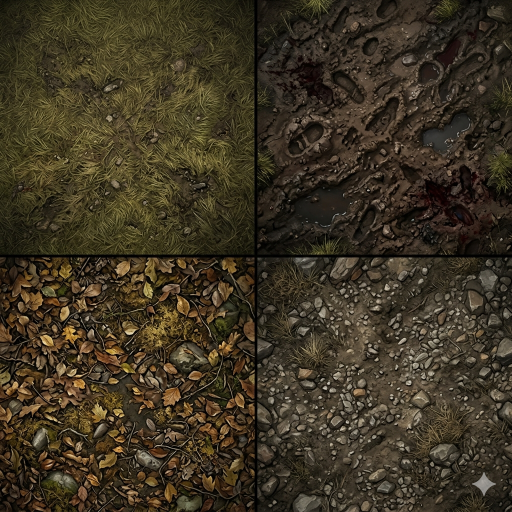
#> input picture assets/terrain/ai_raw/terrain_4grid.png, 1024 x 1024 px (shown at 1/2 size)
$ python process_ai_terrain.py
#> lines starting #> are read from the running program, lines starting #| are printed output that depends on the picture
#!/usr/bin/env python3
"""
process_ai_terrain.py — 把 AI 生成的 4-grid 战场地形拼图切分并加工成 hex tile

输入：assets/terrain/ai_raw/terrain_4grid.png
        2×2 拼图，4 个象限分别是：
        左上 grass / 右上 dirt
        左下 leaf  / 右下 rocky

输出：assets/terrain/ai/
        grass_0..2.png       (3 张草地变体)
        dirt_0..2.png        (3 张泥地变体)
        leaf_0..2.png        (3 张枯叶变体)
        rocky_0..2.png       (3 张石砾变体)

每张输出：144×144 RGBA，pointy-top hex 形状（外接圆半径 72px），
        其余区域透明，hex 边缘有 1-2px 抗锯齿羽化。

加工管线（每个象限）：
  1) 从象限图 (≥512×512) 中随机选 3 个 256×256 子区域（保持画面有变化）
     不同子区域之间至少错开 60px，避免重复
  2) 每个子区域：旋转 / 翻转 一次随机变换（增加视觉差异）
  3) 应用色调微扰动（HSV 各 ±5%），让 3 个变体看起来"不是同一张"
  4) 缩放到 144×144（Lanczos）
  5) 应用 hex mask（pointy-top，144×144 内一个外接圆=72px 的 hex）
     边缘 1.5px alpha 渐变（消除毛边）
  6) 整体微调对比/锐化，保留细节
"""
import os
import sys
import math
import random
from PIL import Image, ImageDraw, ImageFilter, ImageEnhance, ImageOps

ROOT = os.path.dirname(os.path.dirname(os.path.dirname(os.path.abspath(__file__))))
SRC_PATH = os.path.join(ROOT, "assets", "terrain", "ai_raw", "terrain_4grid.png")
OUT_DIR = os.path.join(ROOT, "assets", "terrain", "ai")

VARIANTS_PER_BIOME = 3      # 每种地形输出几张变体
TILE_SIZE = 144             # 输出尺寸（2×72：高分辨率 hex，HexGrid 以 0.5 缩放绘制保持锐利）
                            # 也可改为 72 直接匹配 HEX_SIZE=36，但放大会糊；用 144 + 缩放显示更清晰
SUB_SIZE = 256              # 从象限里随机裁出的子区域大小

# 4 象限 → biome 名映射
QUADRANTS = {
    "grass": (0, 0),    # (col, row) in 2×2
    "dirt":  (1, 0),
    "leaf":  (0, 1),
    "rocky": (1, 1),
}

SEED = 20260531


def _build_hex_mask(size: int) -> Image.Image:
    """生成 pointy-top hex mask。
    边缘几乎不羽化（仅 0.4px 防锯齿），保证相邻 hex 拼接时**没有暗缝**。
    """
    mask = Image.new("L", (size, size), 0)
    draw = ImageDraw.Draw(mask)
    cx = size / 2.0
    cy = size / 2.0
    # 外接圆半径稍微外扩（+0.5px），让相邻 hex 共享 1px 重叠 → 无缝
    r = size / 2.0 + 0.5
    pts = []
    for i in range(6):
        ang_deg = 60.0 * i - 30.0   # pointy-top
        ang = math.radians(ang_deg)
        pts.append((cx + r * math.cos(ang), cy + r * math.sin(ang)))
    draw.polygon(pts, fill=255)
    # 极小高斯（0.4px）只为了消锯齿，不羽化 alpha
    mask = mask.filter(ImageFilter.GaussianBlur(radius=0.4))
    return mask


def _flatten_lighting(img: Image.Image) -> Image.Image:
    """
    去除"中心暗 / 角落亮"的辐射性光照渐变。

    原理：用大尺度 Gaussian blur 估计画面的低频亮度场（即"光照"），
    然后用原图除以这个场，得到亮度均匀的"反照率"图。

    这样裁出来每张 tile 内部都没有"中心暗辐射"，相邻 hex 拼接时不会出现网格状视觉边界。
    """
    import numpy as np
    rgb = np.asarray(img.convert("RGB"), dtype=np.float32) / 255.0
    # 估计亮度场：转灰度大幅模糊（核约图宽 1/4）
    blur_radius = max(img.size) * 0.25
    light = img.convert("L").filter(ImageFilter.GaussianBlur(radius=blur_radius))
    light_arr = np.asarray(light, dtype=np.float32) / 255.0
    light_arr = np.clip(light_arr, 0.15, 1.0)   # 防除 0
    # 目标平均亮度（原图灰度均值）
    target = float(np.asarray(img.convert("L"), dtype=np.float32).mean()) / 255.0
    # 每像素 = rgb * (target / light)
    factor = (target / light_arr)[:, :, None]
    out = rgb * factor
    out = np.clip(out, 0.0, 1.0)
    return Image.fromarray((out * 255.0).astype("uint8"), "RGB")


def _crop_random_subregion(quadrant_img: Image.Image, rng: random.Random,
                           used_centers: list) -> Image.Image:
    """
    从象限图随机裁一块 SUB_SIZE×SUB_SIZE 区域，保证与已有裁切中心至少错开 60px。
    """
    qw, qh = quadrant_img.size
    if qw < SUB_SIZE or qh < SUB_SIZE:
        # 象限太小，直接返回 resize 后的整张
        return quadrant_img.resize((SUB_SIZE, SUB_SIZE), Image.LANCZOS)
    for _ in range(40):
        cx = rng.randint(SUB_SIZE // 2, qw - SUB_SIZE // 2)
        cy = rng.randint(SUB_SIZE // 2, qh - SUB_SIZE // 2)
        ok = True
        for (ux, uy) in used_centers:
            if (cx - ux) ** 2 + (cy - uy) ** 2 < 60 * 60:
                ok = False
                break
        if ok:
            used_centers.append((cx, cy))
            return quadrant_img.crop((
                cx - SUB_SIZE // 2, cy - SUB_SIZE // 2,
                cx + SUB_SIZE // 2, cy + SUB_SIZE // 2,
            ))
    # 多次失败，随便返回一个
    cx = rng.randint(SUB_SIZE // 2, qw - SUB_SIZE // 2)
    cy = rng.randint(SUB_SIZE // 2, qh - SUB_SIZE // 2)
    used_centers.append((cx, cy))
    return quadrant_img.crop((
        cx - SUB_SIZE // 2, cy - SUB_SIZE // 2,
        cx + SUB_SIZE // 2, cy + SUB_SIZE // 2,
    ))


def _rand_transform(img: Image.Image, rng: random.Random) -> Image.Image:
    """随机旋转 0/90/180/270 + 50% 概率水平翻转"""
    rot = rng.choice([0, 90, 180, 270])
    if rot:
        img = img.rotate(rot, expand=False)
    if rng.random() < 0.5:
        img = ImageOps.mirror(img)
    return img


def _color_jitter(img: Image.Image, rng: random.Random) -> Image.Image:
    """色调微扰：亮度/饱和/对比度各 ±8%"""
    img = ImageEnhance.Brightness(img).enhance(1.0 + rng.uniform(-0.08, 0.08))
    img = ImageEnhance.Color(img).enhance(1.0 + rng.uniform(-0.08, 0.08))
    img = ImageEnhance.Contrast(img).enhance(1.0 + rng.uniform(-0.08, 0.08))
    return img


def _process_one_tile(sub: Image.Image, hex_mask: Image.Image,
                      rng: random.Random) -> Image.Image:
    """SUB_SIZE 子图 → 144×144 hex RGBA tile"""
    # 1) 随机变换（增加视觉差异）
    sub = _rand_transform(sub, rng)
    # 2) 色调微扰
    sub = _color_jitter(sub, rng)
    # 3) 缩放到 TILE_SIZE
    sub = sub.resize((TILE_SIZE, TILE_SIZE), Image.LANCZOS)
    # 4) 轻微锐化以保留细节（缩放往往会糊化）
    sub = sub.filter(ImageFilter.UnsharpMask(radius=1.0, percent=80, threshold=2))
    # 5) 转 RGBA + 应用 hex mask
    if sub.mode != "RGBA":
        sub = sub.convert("RGBA")
    out = Image.new("RGBA", (TILE_SIZE, TILE_SIZE), (0, 0, 0, 0))
    out.paste(sub, (0, 0), mask=hex_mask)
    return out


def main() -> int:
    if not os.path.exists(SRC_PATH):
        print(f"[ERR] 原图不存在: {SRC_PATH}", file=sys.stderr)
        print(f"     请先把 4-grid 拼图保存到该路径", file=sys.stderr)
        return 1
    src = Image.open(SRC_PATH).convert("RGB")
#> src is the input picture: PIL image 1024x1024 RGB; mean R, G, B 61.5, 52.5, 35.2
    sw, sh = src.size
#> sw = 1024; sh = 1024
    print(f"[input] {SRC_PATH}  {sw}×{sh}")
#| [input] assets/terrain/ai_raw/terrain_4grid.png  1024×1024

    # 切成 4 象限，并对每个象限做"亮度均衡"
    # （AI 生成图常有"中心暗 / 边缘亮"的辐射光照，会让 hex tile 拼接时显出网格）
    half_w, half_h = sw // 2, sh // 2
#> half_w = 512; half_h = 512
    quadrants = {}
    for name, (col, row) in QUADRANTS.items():
        x0 = col * half_w
        y0 = row * half_h
        quad = src.crop((x0, y0, x0 + half_w, y0 + half_h))
        quad = _flatten_lighting(quad)
        quadrants[name] = quad
#> this loop made 4 passes
#> target in _flatten_lighting on passes 1 to 4: 0.227, 0.156, 0.215, 0.236
#> pass 1, in main, `quad = src.crop((x0, y0, x0 + half_w, y0 + half_h))`:
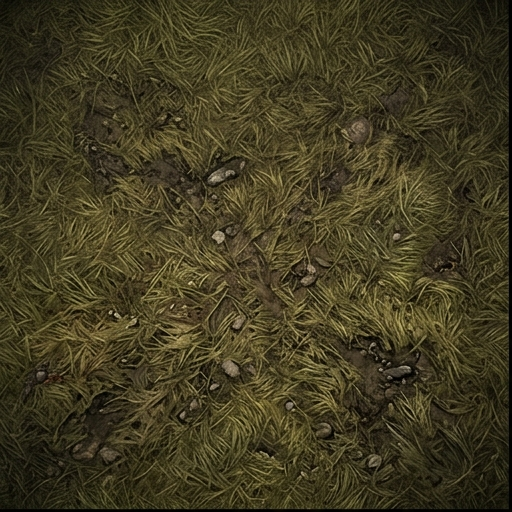
#> quad: PIL image 512x512 RGB; mean R, G, B 65.3, 58.9, 32.8
#> pass 1, in _flatten_lighting, `light = img.convert("L").filter(ImageFilter.GaussianBlur(radius=blur_r..`:
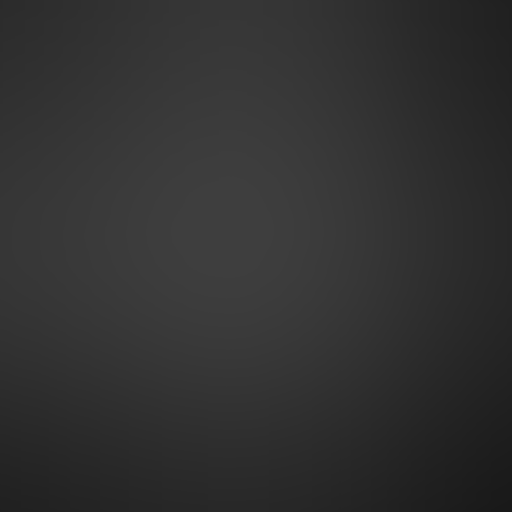
#> light: PIL image 512x512 L; min 25, max 62, mean 49
#> pass 1, in _flatten_lighting, `light_arr = np.asarray(light, dtype=np.float32) / 255.0`:
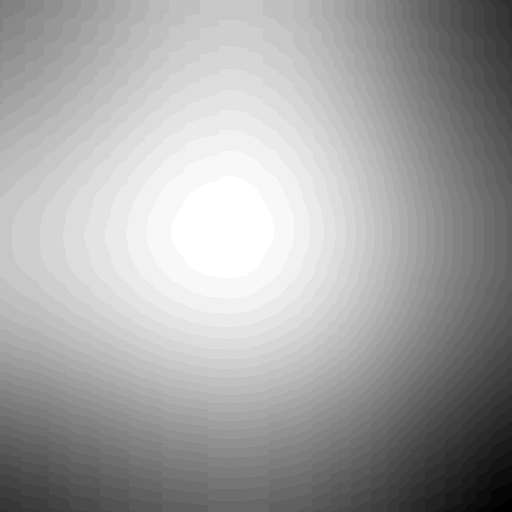
#> light_arr: shape (512, 512) float32; min 0.098, max 0.243, mean 0.192; drawn with min black and max white
#> after the loop, quadrants = 4 items

    # 准备 hex mask
    hex_mask = _build_hex_mask(TILE_SIZE)
#> in _build_hex_mask, `mask = Image.new("L", (size, size), 0)`: mask: PIL image 144x144 L; every value is 0
#> in _build_hex_mask, `mask = mask.filter(ImageFilter.GaussianBlur(radius=0.4))`:
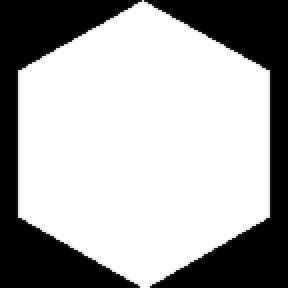
#> mask: PIL image 144x144 L (shown 2 times larger); min 0, max 255, mean 168.5

    os.makedirs(OUT_DIR, exist_ok=True)

    rng = random.Random(SEED)
    out_count = 0
    for biome, quad in quadrants.items():
        used_centers = []
        for i in range(VARIANTS_PER_BIOME):
            sub = _crop_random_subregion(quad, rng, used_centers)
            tile = _process_one_tile(sub, hex_mask, rng)
            out_path = os.path.join(OUT_DIR, f"{biome}_{i}.png")
            tile.save(out_path, optimize=True)
            out_count += 1
            print(f"  -> {out_path}")
#> this loop made 4 passes
#> biome on passes 1 to 4: 'grass', 'dirt', 'leaf', 'rocky'
#|   -> assets/terrain/ai/grass_0.png
#|   -> assets/terrain/ai/grass_1.png
#|   -> assets/terrain/ai/grass_2.png
#|   -> assets/terrain/ai/dirt_0.png
#|   -> assets/terrain/ai/dirt_1.png
#|   -> assets/terrain/ai/dirt_2.png
#|   -> assets/terrain/ai/leaf_0.png
#|   -> assets/terrain/ai/leaf_1.png
#|   -> assets/terrain/ai/leaf_2.png
#|   -> assets/terrain/ai/rocky_0.png
#> (further printed lines are left out)
#> pass 1, in _rand_transform, `img = img.rotate(rot, expand=False)`:
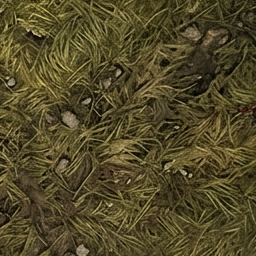
#> img: PIL image 256x256 RGB; mean R, G, B 82.2, 73.2, 40.3
#> after the loop:
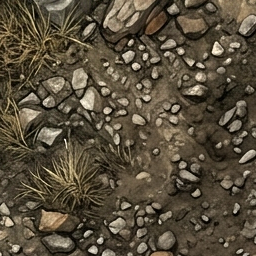
#> sub: PIL image 256x256 RGB; mean R, G, B 88.1, 78, 59.8
#> after the loop:
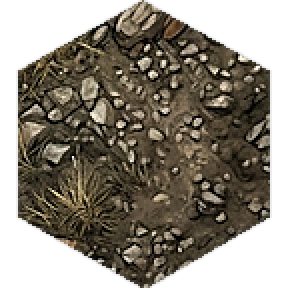
#> tile: PIL image 144x144 RGBA (shown 2 times larger); mean R, G, B, A 55.7, 49.4, 38.3, 168.5; transparent parts drawn white
#> after the loop, out_count = 12
    print(f"[done] {out_count} tiles written to {OUT_DIR}")
#| [done] 12 tiles written to assets/terrain/ai
    return 0


if __name__ == "__main__":
    sys.exit(main())
#> (the program exits here)
